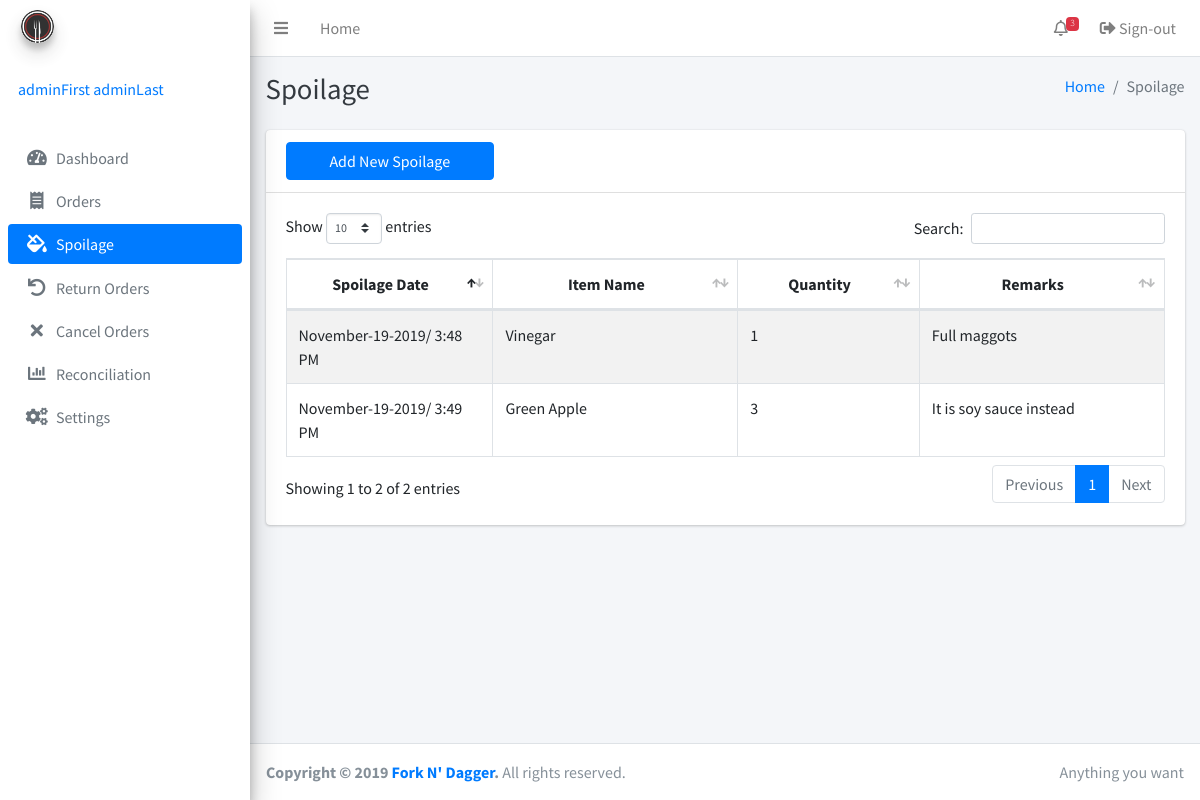
The page /spoilage.php (signed in) on the database as committed earlier.
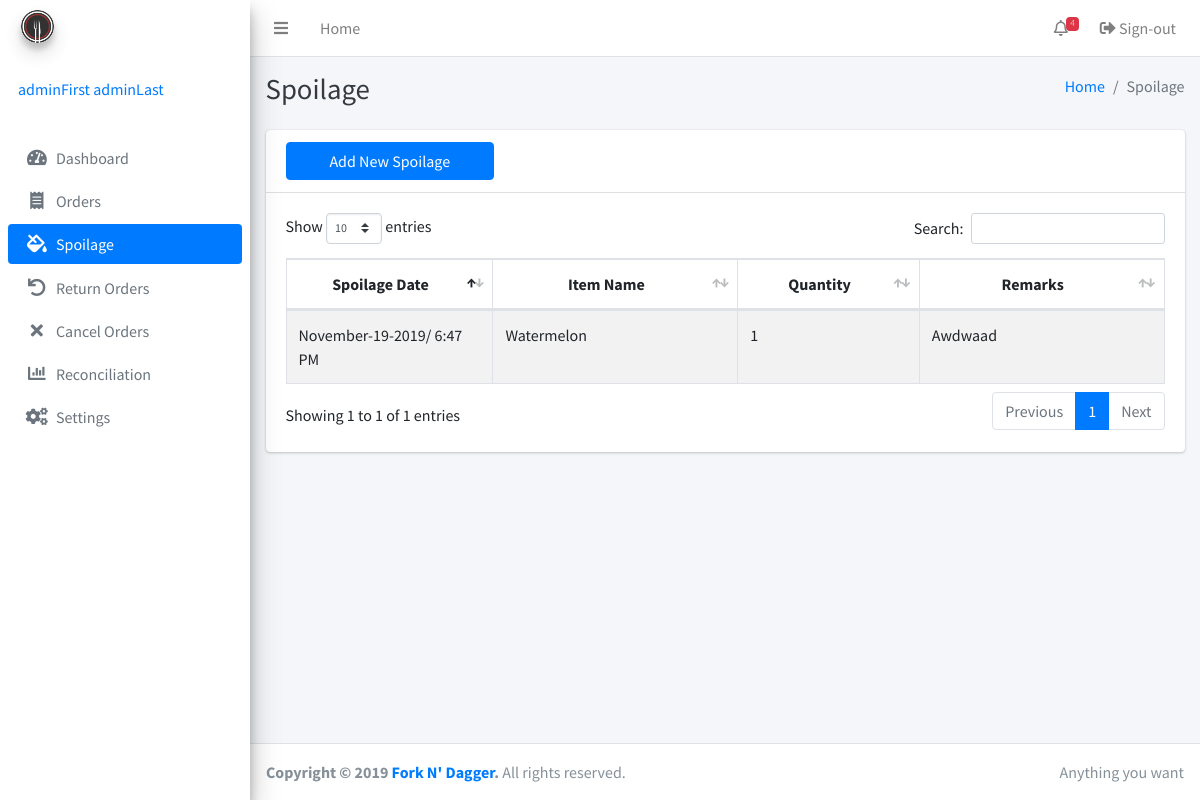
The same page on the database as committed later.
### tables this page shows
CREATE TABLE IF NOT EXISTS `returns` (
  `return_id` bigint(255) NOT NULL AUTO_INCREMENT,
  `inventory_id` bigint(255) DEFAULT NULL,
  `menu_id` bigint(255) DEFAULT NULL,
  `return_type` enum('spoilage','cancel','return') DEFAULT NULL,
  `return_date` timestamp(6) NULL DEFAULT NULL,
  `return_qty` bigint(255) DEFAULT NULL,
  `remarks` varchar(255) DEFAULT NULL,
  `timestamp` timestamp(6) NOT NULL,
  `adminID` int(255) NOT NULL,
  PRIMARY KEY (`return_id`)
);

CREATE TABLE IF NOT EXISTS `inventory` (
  `id` bigint(255) NOT NULL AUTO_INCREMENT,
  `itemname` varchar(255) NOT NULL,
  `description` varchar(255) NOT NULL,
  `quantity` decimal(65,2) UNSIGNED NOT NULL,
  `lowquantity` decimal(65,2) DEFAULT NULL,
  `categoryID` int(255) DEFAULT NULL,
  `unitID` int(255) DEFAULT NULL,
  `timestamp` timestamp(6) NOT NULL,
  `adminID` int(255) NOT NULL,
  PRIMARY KEY (`id`)
);

### spoilage.php (the view, shortened to what the changed rows need)
<?php include 'inc/session.php'; ?>
<?php include 'inc/header.php'; ?>
<body class="hold-transition sidebar-mini">
<div class="wrapper">
<?php
include 'inc/navbar.php'; ?>
  <div class="content-wrapper">
    <div class="content-header">
      <div class="container-fluid">
        <div class="row mb-2">
          <div class="col-sm-6">
            <h1 class="m-0 text-dark">Spoilage</h1>
          </div>
        </div>
      </div>
    </div>
    <div class="content">
      <div class="container-fluid">
        <div class="row">
          <div class="col-12">
            <div class="card">
              <div class="card-header">
                <div class="row">
                </div>
              </div>
              <div class="card-body">
                <table class="table table-bordered table-striped display">
                  <thead>
                  <tr align="center">
                    <th width="120">Spoilage Date</th>
                    <th width="150">Item Name</th>
                    <th width="100">Quantity</th>
                    <th width="150">Remarks</th>
                  </tr>
                  </thead>
                  <tbody>
                  <?php
                  $getAllSpoilage = mysqli_query($conn, "SELECT * FROM returns
                  JOIN inventory ON returns.inventory_id = inventory.id");
                  while($row = mysqli_fetch_assoc($getAllSpoilage)) {
                  ?>
                    <tr>
                      <td><?php echo date('F-j-Y/ g:i A',strtotime($row['return_date']));  ?></td>
                      <td><?php echo ucwords($row['itemname']); ?></td>
                      <td><?php echo (-1 * $row['return_qty']); ?></td>
                      <td><?php echo ucfirst($row['remarks']); ?></td>
                    </tr>
                  <?php
                  }
                  ?>
                  </tbody>
                </table>
              </div>
            </div>
          </div>
        </div>
      </div>
    </div>
  </div>
</div>
</body>
</html>

### inc/navbar.php (shortened to what the changed rows need)
<nav class="main-header navbar navbar-expand navbar-white navbar-light">
  <ul class="navbar-nav ml-auto">
    <li class="nav-item dropdown">
      <a class="nav-link" data-toggle="dropdown" href="#">
        <i class="far fa-bell"></i>
      <?php
      $result3 = mysqli_query($conn, "SELECT count(*) as counted FROM inventory where lowquantity >= quantity or quantity = 0");
       $row1 = mysqli_fetch_assoc($result3);
       $counted = $row1['counted'];
       echo '<span class="badge badge-danger navbar-badge">'.$counted.'</span>';
      ?>
      </a>
    </li>
  </ul>
</nav>

Rows that differ between the two databases and show on the page:
no longer on this page (row edited): returns: return_date "November-19-2019/ 3:49 PM", inventory.itemname "Green Apple", -1*$row['return_qty'] "3", remarks "It is soy sauce instead"
changed returns: return_date "November-19-2019/ 3:48 PM" → "November-19-2019/ 6:47 PM"; inventory.itemname "Vinegar" → "Watermelon"; remarks "Full maggots" → "Awdwaad"
Other text that changed with them:
$counted: "3" → "4"
text written by a page script: "Show entries Search: Showing 1 to 2 of 2 entries Previous 1 Next" → "Show entries Search: Showing 1 to 1 of 1 entries Previous 1 Next"
